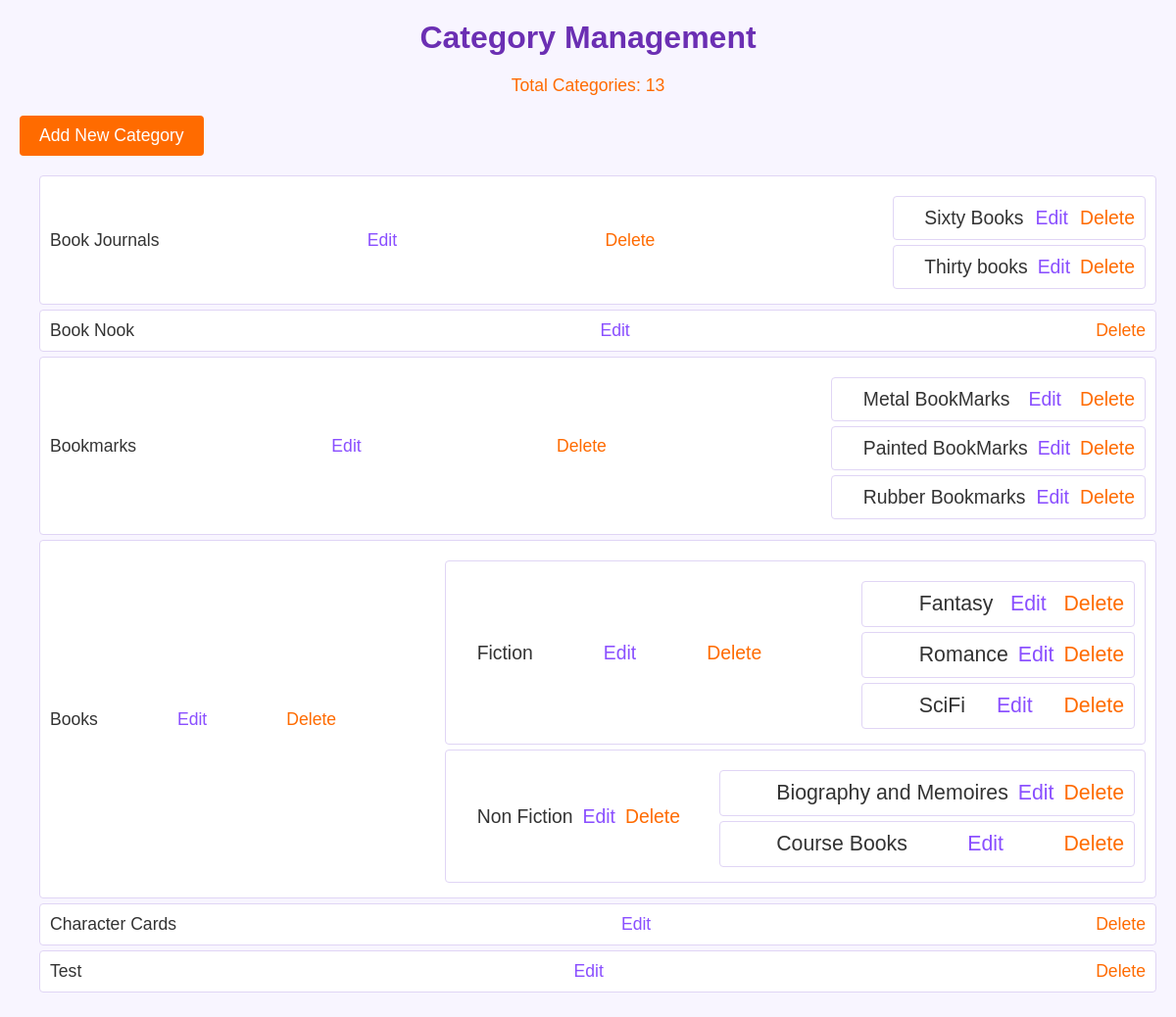
Screenshot of /category/view_categories.php (signed in) with the database file from the repository.
### tables this page shows
CREATE TABLE `categories` (
  `id` int(11) NOT NULL,
  `parent_id` int(11) DEFAULT NULL,
  `category_name` varchar(100) NOT NULL
);

### category/view_categories.php (the view, shortened to what this page needs)
<?php
$host = 'localhost';
$dbname = 'ecommerce';
$user = 'root';
$password = '';
$conn = new mysqli($host, $user, $password, $dbname);
function getCategoryTree($conn, $parentId = null, $level = 0)
{
    $tree = array();
    $sql = "SELECT id, category_name FROM categories WHERE parent_id " .
        ($parentId === null ? "IS NULL" : "= ?") .
        " ORDER BY category_name";
    $stmt = $conn->prepare($sql);
    if ($parentId !== null) {
        $stmt->bind_param("i", $parentId);
    }
    $stmt->execute();
    $result = $stmt->get_result();
    while ($row = $result->fetch_assoc()) {
        $category = array(
            'id' => $row['id'],
            'name' => $row['category_name'],
            'level' => $level,
            'children' => getCategoryTree($conn, $row['id'], $level + 1)
        );
        $tree[] = $category;
    }
    return $tree;
}
function displayCategoryTree($categories)
{
    echo '<ul class="category-tree">';
    foreach ($categories as $category) {
        echo '<li>';
        echo htmlspecialchars($category['name']);
        echo ' <a href="../category/edit_category.php?id=' . $category['id'] . '" class="btn-edit">Edit</a>';
        echo ' <a href="../category/delete_category.php?id=' . $category['id'] . '" class="btn-delete" onclick="return confirm(\'Are you sure you want to delete this category and all its subcategories?\')">Delete</a>';
        if (!empty($category['children'])) {
            displayCategoryTree($category['children']);
        }
        echo '</li>';
    }
    echo '</ul>';
}
$categoryTree = getCategoryTree($conn);
?>
<!DOCTYPE html>
<html lang="en">
<head>
    <link rel="stylesheet" href="view.css">
    <link rel="stylesheet" href="category.css">
</head>
<body>
    <h1>Category Management</h1>
    <?php
    function countCategories($categories)
    {
        $count = count($categories);
        foreach ($categories as $category) {
            $count += count($category['children']);
        }
        return $count;
    }
    $totalCategories = countCategories($categoryTree);
    echo "<div class='category-count'>Total Categories: $totalCategories</div>";
    ?>
    <a href="../category/category.php" class="add-category">Add New Category</a><?php
                                                                                if (empty($categoryTree)) {
                                                                                    echo "<p>No categories found.</p>";
                                                                                } else {
                                                                                    displayCategoryTree($categoryTree);
                                                                                }
                                                                                ?>
</body>
</html><?php

### category/view.css (style rules this page uses)
* { margin: 0; padding: 0; box-sizing: border-box; }
body { font-family: Arial, sans-serif; background-color: #f8f5ff; color: #333; padding: 20px; }
h1 { font-size: 2em; color: #6b2fb3; text-align: center; margin-bottom: 20px; }
.category-count { font-size: 1.1em; margin-bottom: 20px; color: #ff6b00; text-align: center; }
.add-category { display: inline-block; padding: 10px 20px; background-color: #ff6b00; color: white; text-decoration: none; border-radius: 4px; font-size: 1.1em; transition: all 0.3s ease; margin-bottom: 20px; text-align: center; justify-content: center; }
.category-tree { list-style-type: none; padding-left: 20px; }
.category-tree li { padding: 10px; background-color: #fff; border: 1px solid #e0d5f5; margin-bottom: 5px; border-radius: 4px; font-size: 1.1em; display: flex; justify-content: space-between; align-items: center; transition: all 0.3s ease; }
.category-tree li a { text-decoration: none; color: #6b2fb3; margin-left: 10px; }
.category-tree li .btn-edit { color: #8a4fff; }
.category-tree li .btn-delete { color: #ff6b00; }
.category-tree li ul { margin-top: 10px; }
.category-tree li ul li { margin-left: 20px; }

### category/category.css (style rules this page uses)
* { margin: 0; padding: 0; box-sizing: border-box; font-family: Arial, sans-serif; }
body { padding: 20px; }

### category/view_categories.php (style rules this page uses)
* { margin: 0; padding: 0; box-sizing: border-box; }
body { font-family: Arial, sans-serif; background-color: #f8f5ff; color: #333; padding: 20px; }
h1 { font-size: 2em; color: #6b2fb3; text-align: center; margin-bottom: 20px; }
.category-count { font-size: 1.1em; margin-bottom: 20px; color: #ff6b00; text-align: center; }
.add-category { display: inline-block; padding: 10px 20px; background-color: #ff6b00; color: white; text-decoration: none; border-radius: 4px; font-size: 1.1em; transition: all 0.3s ease; margin-bottom: 20px; text-align: center; justify-content: center; }
.category-tree { list-style-type: none; padding-left: 20px; }
.category-tree li { padding: 10px; background-color: #fff; border: 1px solid #e0d5f5; margin-bottom: 5px; border-radius: 4px; font-size: 1.1em; display: flex; justify-content: space-between; align-items: center; transition: all 0.3s ease; }
.category-tree li a { text-decoration: none; color: #6b2fb3; margin-left: 10px; }
.category-tree li .btn-edit { color: #8a4fff; }
.category-tree li .btn-delete { color: #ff6b00; }
.category-tree li ul { margin-top: 10px; }
.category-tree li ul li { margin-left: 20px; }

### rows the page displays
categories: category_name "Book Journals"
categories: category_name "Sixty Books"
categories: category_name "Thirty books"
categories: category_name "Book Nook"
categories: category_name "Bookmarks"
categories: category_name "Metal BookMarks"
categories: category_name "Painted BookMarks"
categories: category_name "Rubber Bookmarks"
categories: category_name "Books"
categories: category_name "Fiction"
categories: category_name "Fantasy"
categories: category_name "Romance"
categories: category_name "SciFi"
categories: category_name "Non Fiction"
categories: category_name "Biography and Memoires"
categories: category_name "Course Books"
categories: category_name "Character Cards"
categories: category_name "Test"

### other values shown
$totalCategories "13"
